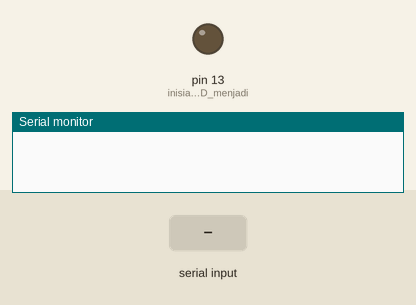
A sketch run on a simulated Arduino Uno, built with avr-gcc and run on an emulated ATmega328P. Shown: output pins drawn as LEDs (lit = HIGH), the last lines printed to the serial monitor. Inputs (shaded band) come from the test bench.

Above: at 1.2 s.
1.3 s: "x" received over Serial
At 2.5 s:
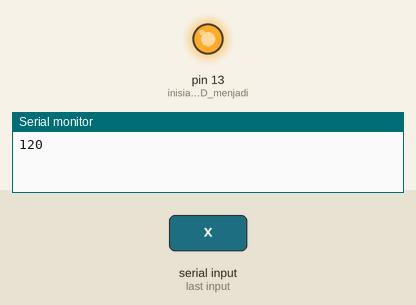
Timing chart, 0 to 4.3 s (numbered marks = the images above; inputs shaded):
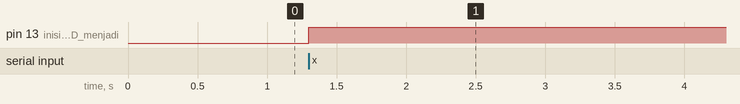

The sketch:

Bluetooth_HC-05.ino
```cpp
#include <SoftwareSerial.h>
SoftwareSerial module_bluetooth(0, 1); // pin RX | TX

byte data = 0;
void setup()
{
  Serial.begin(38400);
  pinMode(LED_BUILTIN, OUTPUT);  //inisialisasi LED menjadi output
}
void loop()
{
  if (Serial.available() > 0)
  {
    data = Serial.read();
    Serial.println(data);    //Pembacaan dan ditampilkan data yang masuk
    //Data yang masuk
    if (data == 120) {
      digitalWrite(LED_BUILTIN, HIGH);
    }
    else if (data == 0)
      digitalWrite(LED_BUILTIN, LOW);
  }

}
```

Measured:
- after the input at 1.3 s, pin 13 (inisialisasi_LED_menjadi): LOW → HIGH at once
